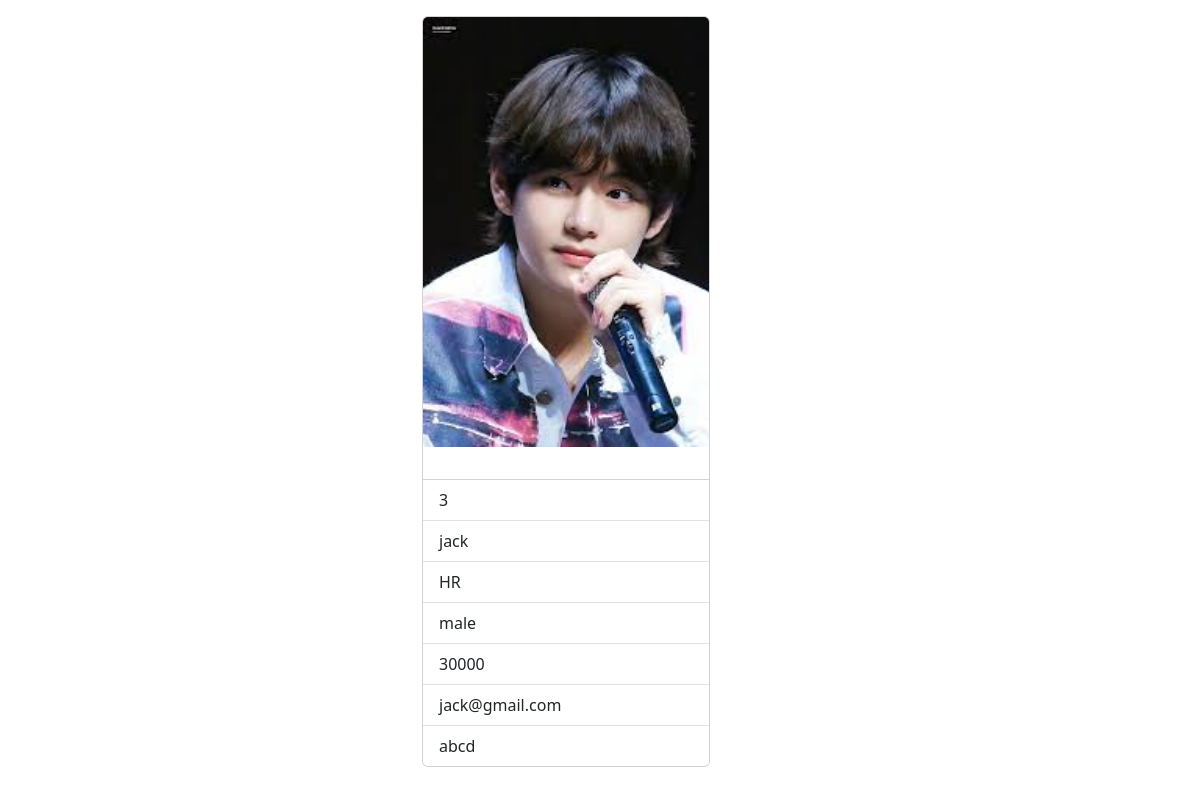
/employee/3, run on the app's committed database.
### crm/models.py (models this page shows, shortened)
class Employee(models.Model):
    name=models.CharField(max_length=100)
    department=models.CharField(max_length=100)
    options=(
        ('male','male'),
        ('female','female')
    )
    gender=models.CharField(max_length=100,choices=options,default='male')
    salary=models.PositiveIntegerField()
    email=models.EmailField()
    profile_pic=models.ImageField(upload_to="images",null=True,blank=True)
    address=models.CharField(max_length=150)

### crm/views.py (the view)
# urls.py: path('employee/<int:pk>',crm_views.EmployeeDetailView.as_view(),name='emp-details'),
class EmployeeDetailView(View):
    def get(self,request,*args,**kwargs):
        id=kwargs.get("pk")
        qs=Employee.objects.get(id=id)
        return render(request,'emp-details.html',{"employee":qs})

### crm/templates/emp-details.html (shortened to what this page needs)
<!DOCTYPE html>
<html lang="en">
<head>
    <link href="https://cdn.jsdelivr.net/npm/bootstrap@5.3.0-alpha1/dist/css/bootstrap.min.css" rel="stylesheet">
</head>
<body>
    <div class="container mt-3">
      <div class="row">
      <div class="col-4"></div>
      <div class="col-4">
        <div class="card" style="width: 18rem;">
          {%if employee.profile_pic %}
          <img src="{{employee.profile_pic.url}}" class="card-img-top" alt="...">
          {%endif%}
          <div class="card-body">
          </div>
          <ul class="list-group list-group-flush">
            <li class="list-group-item">{{employee.id}}</li>
            <li class="list-group-item">{{employee.name}}</li>
            <li class="list-group-item">{{employee.department}}</li>
            <li class="list-group-item">{{employee.gender}}</li>
            <li class="list-group-item">{{employee.salary}}</li>
            <li class="list-group-item">{{employee.email}}</li>
            <li class="list-group-item">{{employee.address}}</li>
          </ul>
        </div>
      </div>
      <div class="col-4"></div>
      </div>
      </div>
</body>
</html>

### data on the page
Employee: profile_pic (picture), id "3", name "jack", department "HR", gender "male", salary "30000", email "jack@gmail.com", address "abcd"
